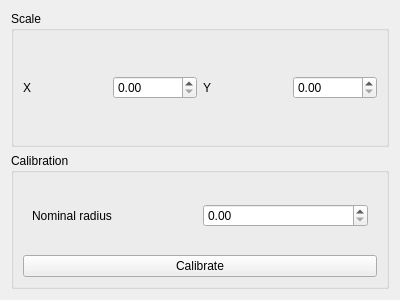
<?xml version="1.0" encoding="UTF-8"?>
<ui version="4.0">
 <class>CScaleCalibrationEditorComp</class>
 <widget class="QWidget" name="CScaleCalibrationEditorComp">
  <property name="geometry">
   <rect>
    <x>0</x>
    <y>0</y>
    <width>400</width>
    <height>300</height>
   </rect>
  </property>
  <property name="windowTitle">
   <string>Form</string>
  </property>
  <layout class="QVBoxLayout" name="verticalLayout">
   <item>
    <widget class="QGroupBox" name="groupBox">
     <property name="title">
      <string>Scale</string>
     </property>
     <layout class="QHBoxLayout" name="horizontalLayout">
      <item>
       <widget class="QLabel" name="label">
        <property name="text">
         <string>X</string>
        </property>
       </widget>
      </item>
      <item>
       <widget class="QDoubleSpinBox" name="ScaleXSpinBox"/>
      </item>
      <item>
       <widget class="QLabel" name="label_2">
        <property name="text">
         <string>Y</string>
        </property>
       </widget>
      </item>
      <item>
       <widget class="QDoubleSpinBox" name="ScaleYSpinBox"/>
      </item>
     </layout>
    </widget>
   </item>
   <item>
    <widget class="QGroupBox" name="CalibrationGroupBox">
     <property name="enabled">
      <bool>true</bool>
     </property>
     <property name="title">
      <string>Calibration</string>
     </property>
     <layout class="QVBoxLayout" name="verticalLayout_2">
      <item>
       <widget class="QWidget" name="widget" native="true">
        <layout class="QHBoxLayout" name="horizontalLayout_2">
         <item>
          <widget class="QLabel" name="label_3">
           <property name="sizePolicy">
            <sizepolicy hsizetype="Minimum" vsizetype="Preferred">
             <horstretch>0</horstretch>
             <verstretch>0</verstretch>
            </sizepolicy>
           </property>
           <property name="text">
            <string>Nominal radius</string>
           </property>
          </widget>
         </item>
         <item>
          <widget class="QDoubleSpinBox" name="NominalRadiusSpinBox"/>
         </item>
        </layout>
       </widget>
      </item>
      <item>
       <widget class="QPushButton" name="CalibrateButton">
        <property name="text">
         <string>Calibrate</string>
        </property>
       </widget>
      </item>
     </layout>
    </widget>
   </item>
  </layout>
 </widget>
 <resources/>
 <connections/>
</ui>
